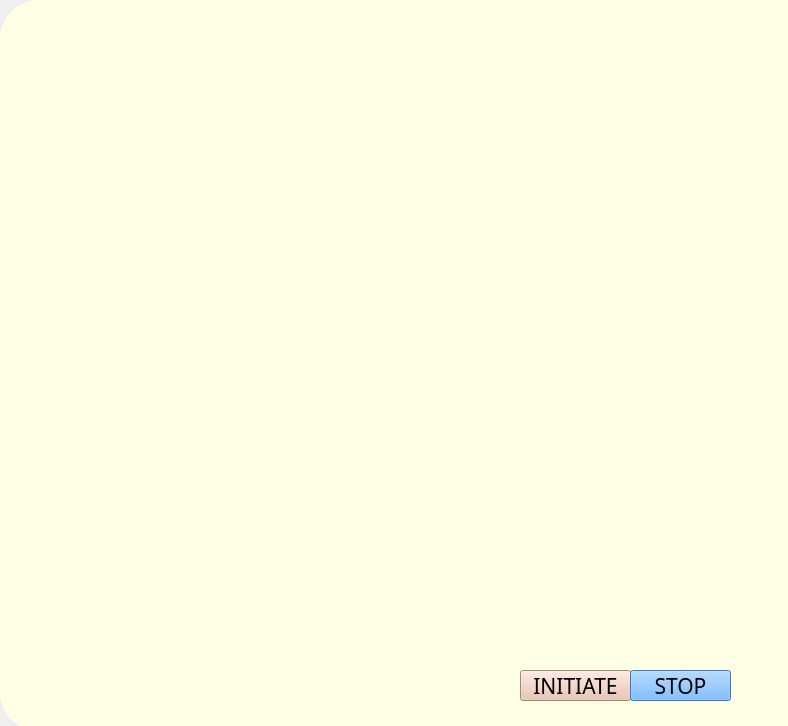
<?xml version="1.0" encoding="UTF-8"?>
<ui version="4.0">
 <class>AnkinaUI</class>
 <widget class="QMainWindow" name="AnkinaUI">
  <property name="geometry">
   <rect>
    <x>0</x>
    <y>0</y>
    <width>788</width>
    <height>726</height>
   </rect>
  </property>
  <property name="windowTitle">
   <string>MainWindow</string>
  </property>
  <widget class="QWidget" name="centralwidget">
   <widget class="QLabel" name="label">
    <property name="geometry">
     <rect>
      <x>0</x>
      <y>0</y>
      <width>841</width>
      <height>731</height>
     </rect>
    </property>
    <property name="font">
     <font>
      <pointsize>18</pointsize>
      <weight>75</weight>
      <bold>true</bold>
     </font>
    </property>
    <property name="autoFillBackground">
     <bool>false</bool>
    </property>
    <property name="styleSheet">
     <string notr="true">background-color: rgb(255, 255, 230);
border-radius:none;</string>
    </property>
    <property name="text">
     <string/>
    </property>
    <property name="pixmap">
     <pixmap>../PYTHON PROJECT 310 DATA/__02-____.gif</pixmap>
    </property>
    <property name="scaledContents">
     <bool>true</bool>
    </property>
   </widget>
   <widget class="QPushButton" name="pushButton">
    <property name="geometry">
     <rect>
      <x>520</x>
      <y>670</y>
      <width>111</width>
      <height>31</height>
     </rect>
    </property>
    <property name="font">
     <font>
      <family>Futura Md BT</family>
      <pointsize>16</pointsize>
      <weight>50</weight>
      <bold>false</bold>
     </font>
    </property>
    <property name="styleSheet">
     <string notr="true">background-color: rgb(232, 190, 170);</string>
    </property>
    <property name="text">
     <string>INITIATE</string>
    </property>
   </widget>
   <widget class="QLabel" name="label_2">
    <property name="geometry">
     <rect>
      <x>0</x>
      <y>20</y>
      <width>301</width>
      <height>161</height>
     </rect>
    </property>
    <property name="text">
     <string/>
    </property>
    <property name="pixmap">
     <pixmap>../PYTHON PROJECT 310 DATA/OccasionalBonyDugong-size_restricted.gif</pixmap>
    </property>
    <property name="scaledContents">
     <bool>true</bool>
    </property>
   </widget>
   <widget class="QTextBrowser" name="textBrowser">
    <property name="geometry">
     <rect>
      <x>360</x>
      <y>20</y>
      <width>201</width>
      <height>31</height>
     </rect>
    </property>
    <property name="font">
     <font>
      <pointsize>12</pointsize>
      <weight>75</weight>
      <bold>true</bold>
     </font>
    </property>
    <property name="styleSheet">
     <string notr="true">background:transparent;
border-radius:none;</string>
    </property>
   </widget>
   <widget class="QTextBrowser" name="textBrowser_2">
    <property name="geometry">
     <rect>
      <x>560</x>
      <y>20</y>
      <width>221</width>
      <height>31</height>
     </rect>
    </property>
    <property name="font">
     <font>
      <pointsize>12</pointsize>
      <weight>75</weight>
      <bold>true</bold>
     </font>
    </property>
    <property name="styleSheet">
     <string notr="true">background:transparent;
border-radius:none;</string>
    </property>
   </widget>
   <widget class="QPushButton" name="pushButton_2">
    <property name="geometry">
     <rect>
      <x>630</x>
      <y>670</y>
      <width>101</width>
      <height>31</height>
     </rect>
    </property>
    <property name="font">
     <font>
      <family>Futura Md BT</family>
      <pointsize>16</pointsize>
     </font>
    </property>
    <property name="styleSheet">
     <string notr="true">background-color: rgb(85, 0, 0);
background-color: rgb(85, 170, 255);</string>
    </property>
    <property name="text">
     <string>STOP</string>
    </property>
   </widget>
  </widget>
 </widget>
 <resources/>
 <connections/>
</ui>
